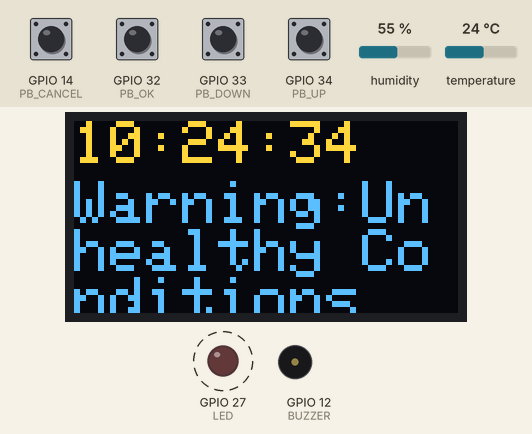
This sketch was run on a simulated ESP32. Parts: 128×64 one-colour display, output pins drawn as LEDs (lit = HIGH), buzzer (waves = sounding, pin HIGH). Dashed ring = blinking. The inputs (shaded band) are chosen by the test bench; at power-on: GPIO 14 (PB_CANCEL), GPIO 32 (PB_OK), GPIO 33 (PB_DOWN), GPIO 34 (PB_UP) HIGH, humidity 55 %, temperature 24 °C. The OLED is the two-colour kind (top 16 rows yellow); WiFi joins after 1.5 s; servers stay silent unless stated; the display library's start-up logo is not drawn; the local clock reads 2024-03-15 10:24:30 at power-on unless the sketch sets it; what the sketch prints to the serial monitor is not drawn.

Above: at 4.9 s.
5.0 s: GPIO 32 (PB_OK) pulled LOW for 0.8 s
At 6.5 s:
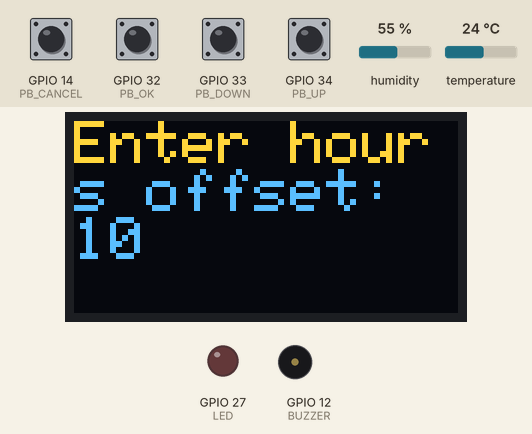
7.3 s: GPIO 14 (PB_CANCEL) driven LOW
At 7.93 s:
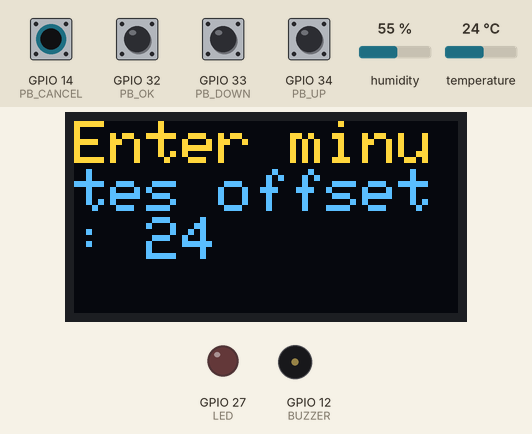
9.6 s: GPIO 14 (PB_CANCEL) driven HIGH and GPIO 32 (PB_OK) driven LOW and GPIO 33 (PB_DOWN) driven LOW and GPIO 34 (PB_UP) driven LOW
At 10.13 s:
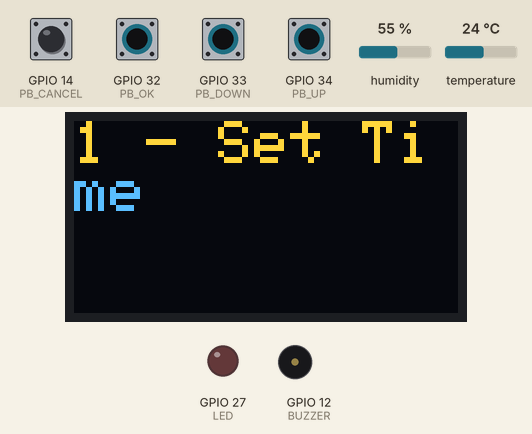
13.0 s: GPIO 14 (PB_CANCEL) driven LOW
At 13.48 s:
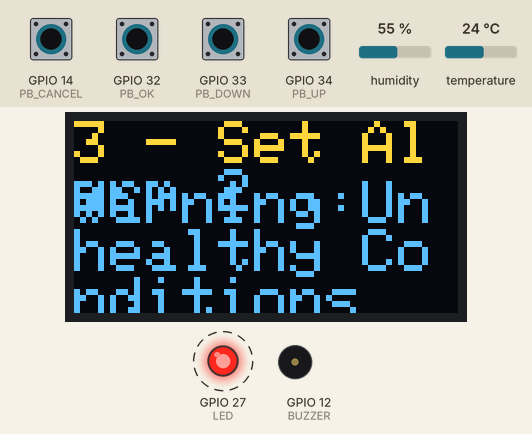
15.1 s: GPIO 32 (PB_OK) driven HIGH
18.5 s: GPIO 14 (PB_CANCEL) driven HIGH and GPIO 32 (PB_OK) driven LOW and GPIO 33 (PB_DOWN) driven HIGH and GPIO 34 (PB_UP) driven HIGH
At 19.51 s:
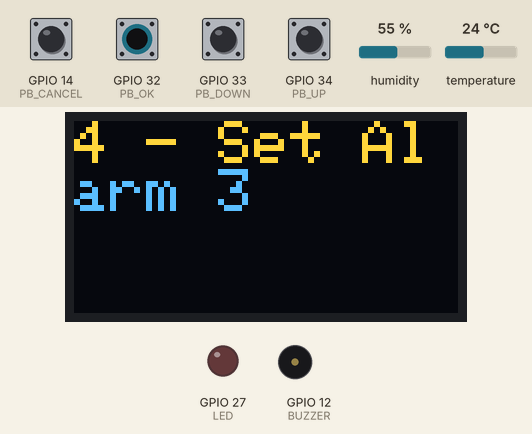
Timing chart, 0 to 21.5 s (numbered marks = the images above; inputs shaded):
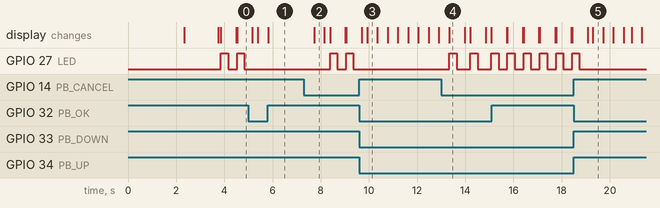

The sketch:

sketch.ino
```cpp
#include <Wire.h>
#include <Adafruit_GFX.h>
#include <Adafruit_SSD1306.h>
#include <DHTesp.h>
#include <WiFi.h>

#define SCREEN_WIDTH 128 // OLED display width, in pixels
#define SCREEN_HEIGHT 64 // OLED display height, in pixels
#define SCREEN_ADDRESS 0x3C //OLED display address

// Declaration for an SSD1306 display connected to I2C (SDA, SCL pins)
#define OLED_RESET    -1 // Reset pin # (or -1 if sharing Arduino reset pin)

#define NTP_SERVER     "pool.ntp.org"
#define UTC_OFFSET_DST 0
int UTC_OFFSET = 0;

#define BUZZER 12
#define PB_UP 34
#define PB_DOWN 33
#define PB_OK 32
#define PB_CANCEL 14
#define DHT_PIN 13
#define LED 27

Adafruit_SSD1306 display(SCREEN_WIDTH, SCREEN_HEIGHT, &Wire, OLED_RESET);

int hours = 0;
int minutes = 0;
int seconds = 0;
unsigned int timeNow = 0;
unsigned int timeLast = 0;

bool alarm_enabled = true;
int n_alarms = 3;
int alarm_hours[] = {11,11,11};
int alarm_minutes[] = {45,46,47};
bool alarm_triggered[] = {false,false,false};

int current_mode = 0;
int max_modes = 5;
String modes[] = {"1 - Set Time","2 - Set Alarm 1","3 - Set Alarm 2","4 - Set Alarm 3","5 - Disable Alarms"};

DHTesp dhtSensor;

int n_notes = 8;
int C = 262;
int D = 294;
int E = 330;
int F = 349;
int G = 392;
int A = 440;
int B = 494;
int C_H = 523;
int notes[] = {C,D,E,F,G,A,B,C_H};

void setup() {
  Serial.begin(115200);
  dhtSensor.setup(DHT_PIN,DHTesp::DHT22);

  pinMode(BUZZER,OUTPUT);
  pinMode(PB_UP,INPUT);
  pinMode(PB_DOWN,INPUT);
  pinMode(PB_OK,INPUT);
  pinMode(PB_CANCEL,INPUT);
  pinMode(LED,OUTPUT);

  if(!display.begin(SSD1306_SWITCHCAPVCC,SCREEN_ADDRESS)){
    Serial.println(F("SSD_1306 allocation failed!"));
    for(;;);
  }
  display.display();
  delay(2000);
  WiFi.begin("Wokwi-GUEST", "", 6);
  while (WiFi.status() != WL_CONNECTED) {
    delay(250);
    display.clearDisplay();
    print_line(0,0,2,"Connecting to WIFI");
  }
  display.clearDisplay();
  print_line(0,0,2,"Connected to WIFI");
  delay(50);
  display.clearDisplay();

  configTime(UTC_OFFSET, UTC_OFFSET_DST, NTP_SERVER);

}

void loop() {
  delay(10); // this speeds up the simulation
  update_time_with_check_alarm();
  if (digitalRead(PB_OK) == LOW) {
    delay(200); // This delay is added to debounce the push button
    go_to_menu();
  }
  tempAndHumidity();
}


void tempAndHumidity(){
  TempAndHumidity data = dhtSensor.getTempAndHumidity();
  float temperature = data.temperature;
  float humidity = data.humidity;

  if(isnan(temperature) || isnan(humidity)) {
    Serial.println("Failed to read from DHT sensor!");
  }
  else{
    if (temperature < 26 || temperature > 32 || humidity < 60 || humidity > 80) {
      print_line(0,20,2,"Warning:Unhealthy Conditions");
      digitalWrite(LED, HIGH);
      delay(300);
      digitalWrite(LED, LOW);
      delay(300);
    }
    else {

    }
  }
}

void print_time_now(){

  display.clearDisplay();
  print_line(0,0,2,String(hours)+":"+String(minutes)+":"+String(seconds));

}

void update_time(){
  struct tm timeinfo;
  getLocalTime(&timeinfo);

  char timeHour[3];
  strftime(timeHour,3, "%H", &timeinfo);
  hours = atoi(timeHour);

  char timeMinute[3];
  strftime(timeMinute,3, "%M", &timeinfo);
  minutes = atoi(timeMinute);

  char timeSecond[3];
  strftime(timeSecond,3, "%S", &timeinfo);
  seconds = atoi(timeSecond);

}
void update_time_with_check_alarm(void){
  update_time();
  print_time_now();
  if(alarm_enabled == true){
    for(int i = 0;i < n_alarms;i++){
      if(alarm_triggered[i] == false && alarm_hours[i] == hours && alarm_minutes[i] == minutes){
        ring_alarm();
        alarm_triggered[i] == true;
      }
    }
  }
}

void ring_alarm() {
  display.clearDisplay();
  print_line(0, 0, 2, "MEDICINE TIME!");

  bool break_happened = false;

  // Ring the buzzer
  while (break_happened == false && digitalRead(PB_CANCEL) == HIGH) {
    for (int i = 0; i < n_notes; i++) {
      if (digitalRead(PB_CANCEL) == LOW) {
        delay(1200); // This is to prevent the bouncing of the push button
        break_happened = true;
        break;
      }
      tone(BUZZER, notes[i]);
      delay(200);
      noTone(BUZZER);
      delay(2);
    }
  }
}

void print_line(int column,int row,int text_size,String text){

  display.setTextSize(text_size);
  display.setTextColor(SSD1306_WHITE);
  display.setCursor(column,row);
  display.println(text);

  display.display();
}

int wait_for_button_press() {
  while (true) {
    if (digitalRead(PB_UP) == LOW) {
      delay(200);
      return PB_UP;
    }

    else if (digitalRead(PB_DOWN) == LOW) {
      delay(200);
      return PB_DOWN;
    }

    else if (digitalRead(PB_OK) == LOW) {
      delay(200);
      return PB_OK;
    }

    else if (digitalRead(PB_CANCEL) == LOW) {
      delay(200);
      return PB_CANCEL;
    }
    update_time();
  }
}

void go_to_menu() {
  while (digitalRead(PB_CANCEL) == HIGH) {
    display.clearDisplay();
    print_line(0, 0, 2, modes[current_mode]);

    int pressed = wait_for_button_press();
    if (pressed == PB_UP) {
      delay(200);
      current_mode += 1;
      current_mode = current_mode % max_modes;
    }

    else if (pressed == PB_DOWN) {
      delay(200);
      current_mode -= 1;
      if (current_mode < 0) {
        current_mode = max_modes - 1;
      }
    }

    else if (pressed == PB_OK) {
      delay(200);
      Serial.println(current_mode);
      run_mode(current_mode);
    }

    else if (pressed == PB_CANCEL) {
      delay(200);
      break;
    }
  }
}

void set_alarm(int alarm) {

  int temp_hour = alarm_hours[alarm];
  while (true) {
    display.clearDisplay();
    print_line(0, 0, 2, "Enter hour: " + String(temp_hour));

    int pressed = wait_for_button_press();
    if (pressed == PB_UP) {
      delay(200);
      temp_hour += 1;
      temp_hour = temp_hour % 24;
    }

    else if (pressed == PB_DOWN) {
      delay(200);
      temp_hour -= 1;
      if (temp_hour < 0) {
        temp_hour = 23;
      }
    }

    else if (pressed == PB_OK) {
      delay(200);
      alarm_hours[alarm] = temp_hour;
      break;
    }

    else if (pressed == PB_CANCEL) {
      delay(200);
      break;
    }
  }

  int temp_minute = alarm_minutes[alarm];
  while (true) {
    display.clearDisplay();
    print_line(0, 0, 2, "Enter minute: " + String(temp_minute));

    int pressed = wait_for_button_press();
    if (pressed == PB_UP) {
      delay(200);
      temp_minute += 1;
      temp_minute = temp_minute % 60;
    }

    else if (pressed == PB_DOWN) {
      delay(200);
      temp_minute -= 1;
      if (temp_minute < 0) {
        temp_minute = 59;
      }
    }

    else if (pressed == PB_OK) {
      delay(200);
      alarm_minutes[alarm] = temp_minute;
      break;
    }

    else if (pressed == PB_CANCEL) {
      delay(200);
      break;
    }
  }

  display.clearDisplay();
  print_line(0, 0, 2, "Alarm is set");
  delay(300);
}

void run_mode(int mode){
  if (mode == 0){
    setTimeZone();
  }

  else if (mode == 1 || mode == 2 || mode == 3){
    set_alarm(mode - 1);
  }

  else if (mode == 4){
    alarm_enabled = false;
    display.clearDisplay();
    print_line(0, 0, 2, "Alarms disabled");
    delay(300);
  }
}

// selecting the time zone and configure time
void setTimeZone() {

  int temp_hour = hours;

  while (true){
    display.clearDisplay();
    print_line(0, 0, 2, "Enter hours offset: " + String(temp_hour));

    int pressed = wait_for_button_press();

    if (pressed == PB_UP){
      delay(200);
      temp_hour += 1;
      if (temp_hour > 14) {     //-12 <= UTC Offset <= 14
        temp_hour = -12;
      }
    }

    else if (pressed == PB_DOWN){
       delay(200);
      temp_hour -= 1;
      if (temp_hour < -12) {
        temp_hour = 14;
      }
    }

    else if (pressed == PB_OK){
      delay(200);
      //hours =  temp_hour;
      int offset_hours = temp_hour;
      break;
    }

    else if (pressed == PB_CANCEL){
      delay(200);
      break;
    }
  }

  int temp_minute = minutes;
  while (true){
    display.clearDisplay();
    print_line(0, 0, 2,"Enter minutes offset: " + String(temp_minute));

    int pressed = wait_for_button_press();
    if (pressed == PB_UP){
      delay(200);
      temp_minute += 1;
      if (temp_minute > 59) {
        temp_minute = 0;
      }
    }

    else if (pressed == PB_DOWN){
      delay(200);
      temp_minute -= 1;
      if (temp_minute < -59) {
        temp_minute = 0;
      }
    }

    else if (pressed = PB_OK){
      delay(200);
      //minutes =  temp_minute;
      int offset_minutes = temp_minute;
      break;
    }

    else if (pressed = PB_CANCEL){
      delay(200);
      break;
    }
  }

  display.clearDisplay();

  int offset_hours = temp_hour;
  int offset_minutes = temp_minute;

  hours += offset_hours;
  minutes += offset_minutes;

  UTC_OFFSET = offset_hours * 3600 + offset_minutes * 60; //Stting the offset
  configTime(UTC_OFFSET, UTC_OFFSET_DST, NTP_SERVER);
  print_line(0, 0, 2, "Timezone is set");
  delay(200);
  display.clearDisplay();
}
```

Measured:
- after the input at 5.0 s, GPIO 27 (LED): stops changing and stays LOW
- after the input at 7.3 s, GPIO 27 (LED): alternates HIGH for 0.30 s and LOW for 0.37 s, starting after 1.1 s; the display: changes after 0.43 s (image 2)
- after the input at 9.6 s, GPIO 27 (LED): stops changing and stays LOW
- after the input at 13.0 s, GPIO 27 (LED): alternates HIGH for 0.30 s and LOW for 0.57 s, starting after 0.34 s; the display: changes after 0.34 s (image 4)
- after the input at 18.5 s, GPIO 27 (LED): goes on until 18.7 s, then stays LOW
- by itself, GPIO 27 (LED): alternates HIGH for 0.30 s and LOW for 0.37 s
- what the display in image 2 shows lasts 0.5 s, from 7.7 s to 8.2 s
